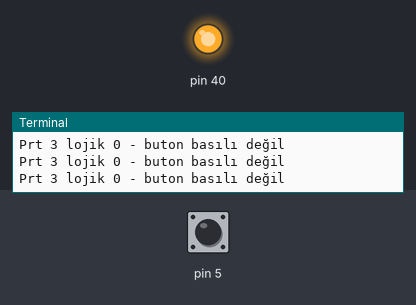
Bench run of a program on a simulated Raspberry Pi (header pin numbers). Shown: output pins drawn as LEDs (lit = HIGH), the last lines printed to the terminal. Inputs (shaded band) come from the test bench; at power-on: pin 5 LOW.

Above: at 1.2 s.
1.3 s: pin 5 pulled HIGH for 0.15 s
At 1.4 s:
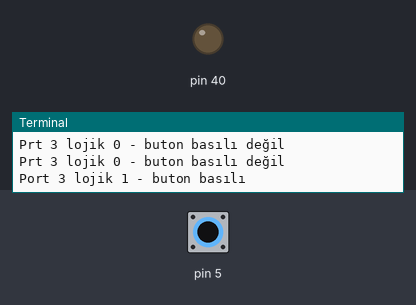
3.0 s: pin 5 pulled HIGH for 3.2 s
At 6.7 s:
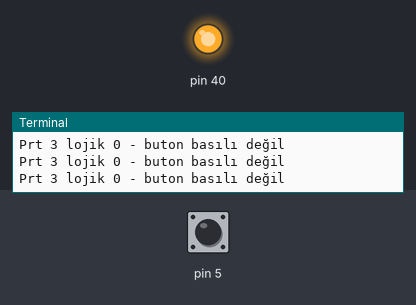
Timing chart, 0 to 8.2 s (numbered marks = the images above; inputs shaded):
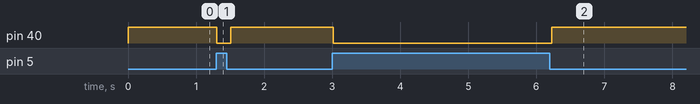

Measured:
- after the input at 1.3 s, pin 40: HIGH → LOW at once, → HIGH 0.20 s later
- after the input at 3.0 s, pin 40: HIGH → LOW at once, → HIGH 3.2 s later

The program:

1.py
```python
import RPi.GPIO as GPIO
from time import sleep
GPIO.setmode(GPIO.BOARD)
GPIO.setup(5, GPIO.IN,pull_up_down=GPIO.PUD_DOWN)
GPIO.setup(40, GPIO.OUT)
try:
    while True:
        if GPIO.input(5):
            print "Port 3 lojik 1 - buton basılı"
            GPIO.output(40, False)
        else:
            print "Prt 3 lojik 0 - buton basılı değil"
            GPIO.output(40, True)
        sleep(0.1)
finally:
    GPIO.cleanup()
```
